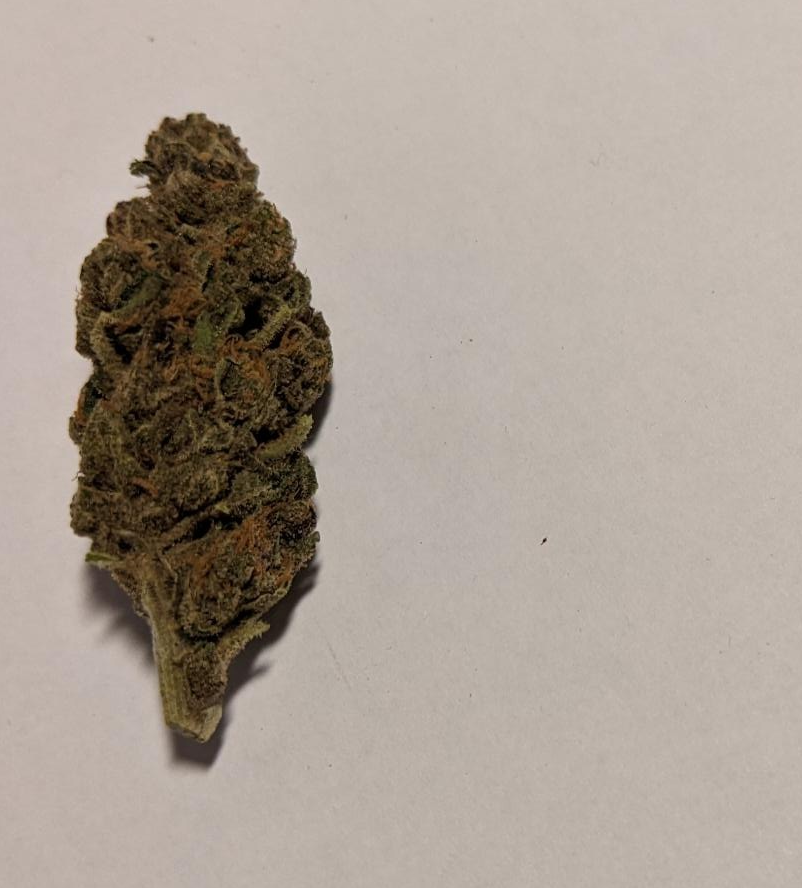
#> input picture laughingbuddha/02_cropped.png, 802 x 888 px, found by its file name
$ python __main__.py
#> lines starting #> are read from the running program, lines starting #| are printed output that depends on the picture
#> in load_img_as_rgb, img is the input picture: PIL image 802x888 RGBA; mean R, G, B, A 170.6, 159.3, 149, 255
### laughingbuddha/blunt_facts_nft.py
from PIL import Image, ImageDraw, ImageFont
# import numpy as np


def remove_background(img: Image, white_threshold: int) -> Image:
#> called with white_threshold = 90
    new_img = img.copy()
    img_data = new_img.getdata()
    new_data = []
    for pixel in img_data:
        is_pixel_white = all(rgb > white_threshold for rgb in pixel)
        if is_pixel_white:
            new_data.append((255, 255, 255, 0))
        else:
            new_data.append(pixel)
#> this loop made 712176 passes
#> pixel on passes 1 to 3: (199, 186, 178, 255), (199, 186, 178, 255), (199, 186, 178, 255)
#> after the loop, new_data = 712176 items

    new_img.putdata(new_data)
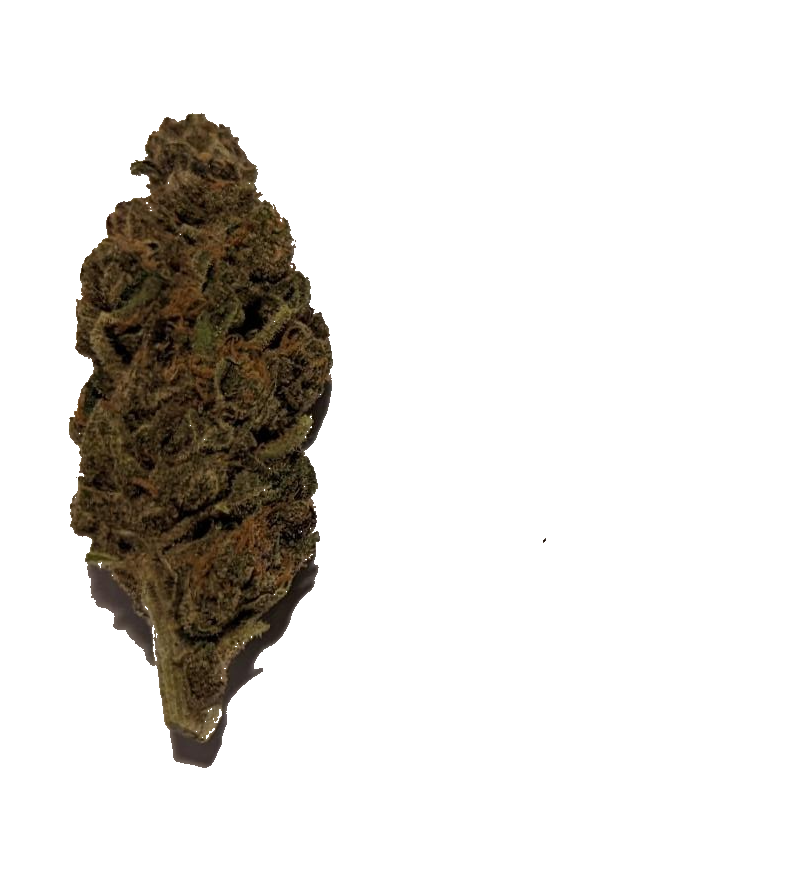
#> new_img: PIL image 802x888 RGBA; mean R, G, B, A 224.1, 221.6, 218.3, 41.6; transparent parts drawn white
    return new_img


def load_img_as_rgb(filepath: str) -> Image:
    img = Image.open(filepath)
    return img.convert('RGBA')


def transform_img(img: Image, point_multiplier: float) -> Image:
#> called with point_multiplier = 1.9
    new_img = img.copy()
    new_img = new_img.point(lambda i: i * point_multiplier)
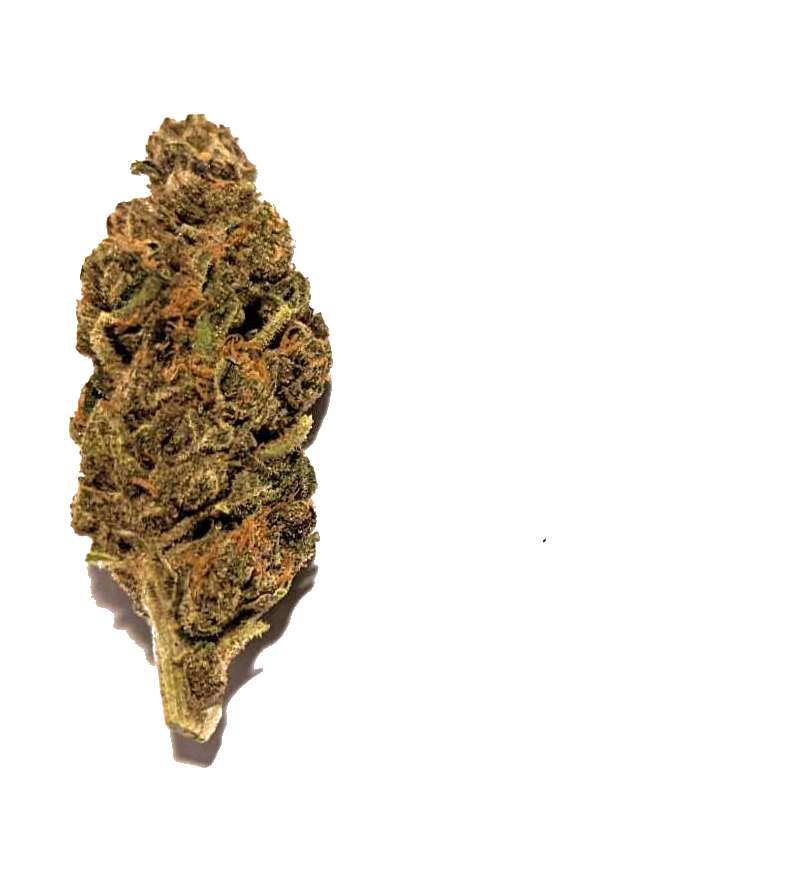
#> new_img: PIL image 802x888 RGBA; mean R, G, B, A 233.8, 229.1, 222.7, 41.6; transparent parts drawn white
    return new_img


def add_text(img: Image, text: str, xpos: int, ypos: int,
             font: ImageFont, color=(0, 0, 0)):
    new_img = img.copy()
    image_draw = ImageDraw.Draw(new_img)
    image_draw.text(
            (xpos, ypos), text, color, font=font)
    return new_img


def add_background(img: Image, color=(255, 255, 255)):
    # Create a white rgba background
    new_img = Image.new("RGBA", img.size, color)
    # Paste the image on the background
    new_img.paste(img, (0, 0), img)
    return new_img


class BluntFactsNft:
    INFO_FIELDS = ['strain_type', 'strain_aroma',
                   'strain_feeling', 'strain_other_attributes']
    BACKGROUND_COLOR = (146, 2, 88)
    TEXT_COLOR = (229, 229, 229)
    OUTPUT_IMG_FILETYPE = "PNG"
    DEFAULT_WHITE_THRESHOLD = 90
    DEFAULT_POINT_MULTIPLIER = 1.9

    NUMBER_WIDTH_PCT = 0.03
    TITLE_WIDTH_PCT = 0.50
    TITLE_HEIGHT_PCT = 0.03

    INFO_HEIGHT_PCT = 0.70

    DEFAULT_FONT_PATH = "laughingbuddha/StickNoBills-Bold.ttf"
    DEFAULT_TITLE_FONT_SIZE = 60

    DEFAULT_PRICE_FONT_PATH = "laughingbuddha/Sunflower-Medium.ttf"
    DEFAULT_PRICE_FONT_SIZE = 45

    DEFAULT_INFO_FONT_PATH = "laughingbuddha/Sunflower-Light.ttf"
    DEFAULT_INFO_FONT_SIZE = 45

    LINE_SPACING = 7

    def __init__(self,
                 strain_info: dict,
                 input_img_filepath: str,
                 output_img_filepath: str,
                 white_threshold: int = DEFAULT_WHITE_THRESHOLD,
                 point_multiplier: float = DEFAULT_POINT_MULTIPLIER,
                 title_font_path: str = DEFAULT_FONT_PATH):

        self.strain_info = strain_info
        self.input_img_filepath = input_img_filepath
        self.output_img_filepath = output_img_filepath
        self.white_threshold = white_threshold
        self.point_multiplier = point_multiplier
        self.title_font = ImageFont.truetype(title_font_path,
                                             size=self.DEFAULT_TITLE_FONT_SIZE)
        self.price_font = ImageFont.truetype(self.DEFAULT_PRICE_FONT_PATH,
                                             size=self.DEFAULT_PRICE_FONT_SIZE)
        self.info_font = ImageFont.truetype(self.DEFAULT_INFO_FONT_PATH,
                                            size=self.DEFAULT_INFO_FONT_SIZE)

    def add_title_to_img(self, xpos, ypos) -> int:
        title = self.strain_info['strain'].title()
        self.img = add_text(self.img, title, xpos, ypos, self.title_font,
                            color=self.TEXT_COLOR)
        return ypos + self.LINE_SPACING + self.DEFAULT_TITLE_FONT_SIZE + 13

    def add_price_to_img(self, xpos, ypos) -> int:
        price = '$' + str(round(self.strain_info['avg_price_per_ounce'], 2))
        self.img = add_text(self.img, price, xpos, ypos, self.price_font,
                            color=self.TEXT_COLOR)
        return ypos + self.LINE_SPACING + self.DEFAULT_PRICE_FONT_SIZE

    def add_info_to_img(self, xpos, ypos) -> int:
        for info_type in self.INFO_FIELDS:
            text = self.strain_info[info_type]['best']
            self.img = add_text(self.img, text, xpos, ypos, self.info_font,
                                color=self.TEXT_COLOR)
            ypos += self.DEFAULT_INFO_FONT_SIZE + self.LINE_SPACING

        return ypos

    def gen_img(self, yoffset=0):
        print("Loading original img")
        self.img = load_img_as_rgb(self.input_img_filepath)

        print("Removing background")
        self.img = remove_background(self.img, self.white_threshold)

        print("Transforming img")
        self.img = transform_img(self.img, self.point_multiplier)

        print("Adding text to image")
        xpos = self.img.width * self.NUMBER_WIDTH_PCT
#> xpos = 24.06
        ypos = self.img.height * self.TITLE_HEIGHT_PCT + yoffset
#> ypos = 26.64
        self.img = add_text(self.img, "#3", xpos, ypos, self.title_font,
                            color=self.TEXT_COLOR)

        xpos = self.img.width * self.TITLE_WIDTH_PCT
#> xpos = 401
        ypos = self.add_title_to_img(xpos, ypos)
#> ypos = 106.6

        self.add_price_to_img(xpos, ypos)

        ypos = self.img.height * self.INFO_HEIGHT_PCT
#> ypos = 621.6
        self.add_info_to_img(xpos, ypos)
#> after the loop in add_info_to_img, `for info_type in self.INFO_FIELDS:`: ypos = 829.6

        print("Adding background")
        self.img = add_background(self.img, color=self.BACKGROUND_COLOR)
#> in add_background, `new_img = Image.new("RGBA", img.size, color)`:
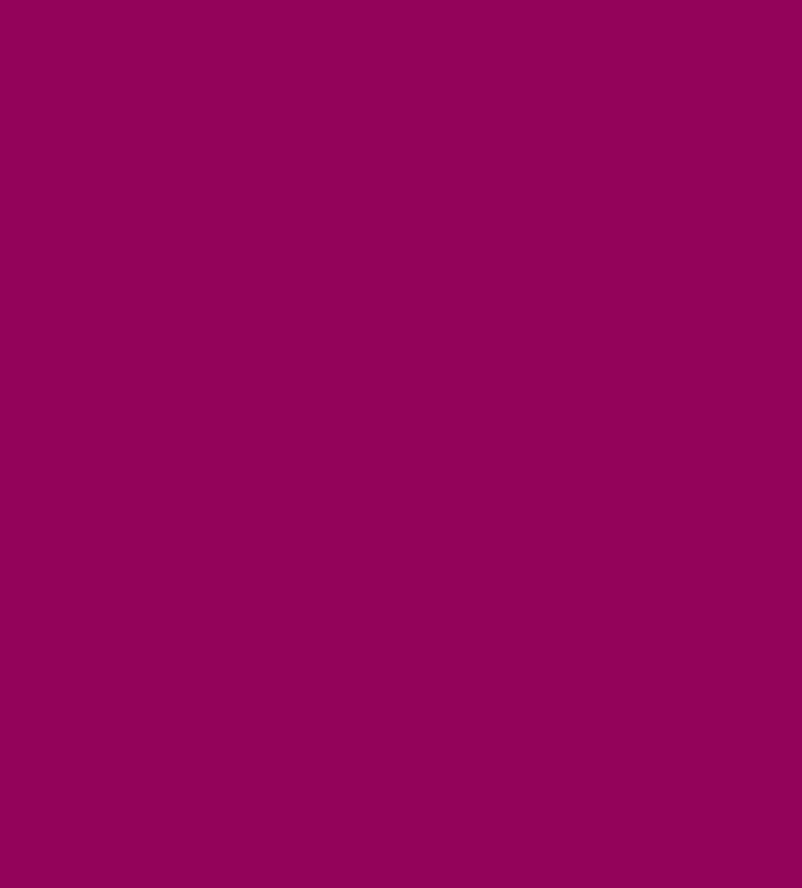
#> new_img: PIL image 802x888 RGBA; mean R, G, B, A 146, 2, 88, 255
#> in add_background, `new_img.paste(img, (0, 0), img)`:
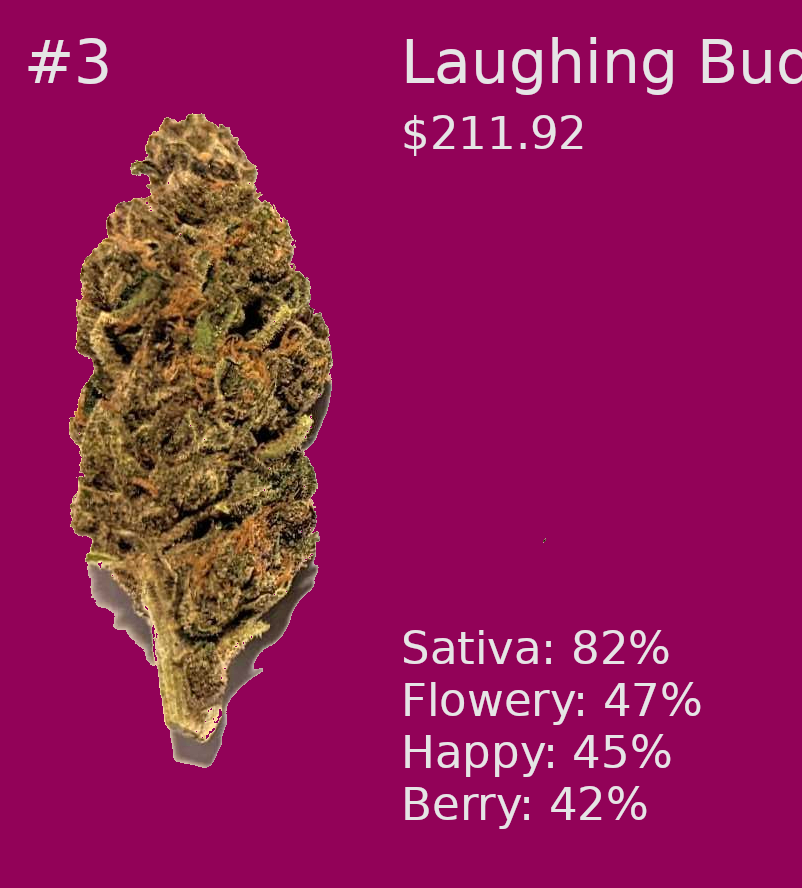
#> new_img: PIL image 802x888 RGBA; mean R, G, B, A 144.7, 23, 86.5, 254.6; transparent parts drawn white

        print("Saving")
        self.img.save(self.output_img_filepath, self.OUTPUT_IMG_FILETYPE)

### laughingbuddha/__main__.py
from blunt_facts_nft import BluntFactsNft
from strain_info import laughing_buddha_info

INPUT_IMG_FILEPATH = "laughingbuddha/02_cropped.png"
OUTPUT_IMG_FILEPATH = "laughingbuddha/laughing-buddha-blunt-facts-03.png"


def main():


    print("Creating Laughing Buddha NFT")
    laughing_buddha_nft = BluntFactsNft(laughing_buddha_info,
                                        INPUT_IMG_FILEPATH,
                                        OUTPUT_IMG_FILEPATH)
    laughing_buddha_nft.gen_img()


if __name__ == '__main__':
    main()
